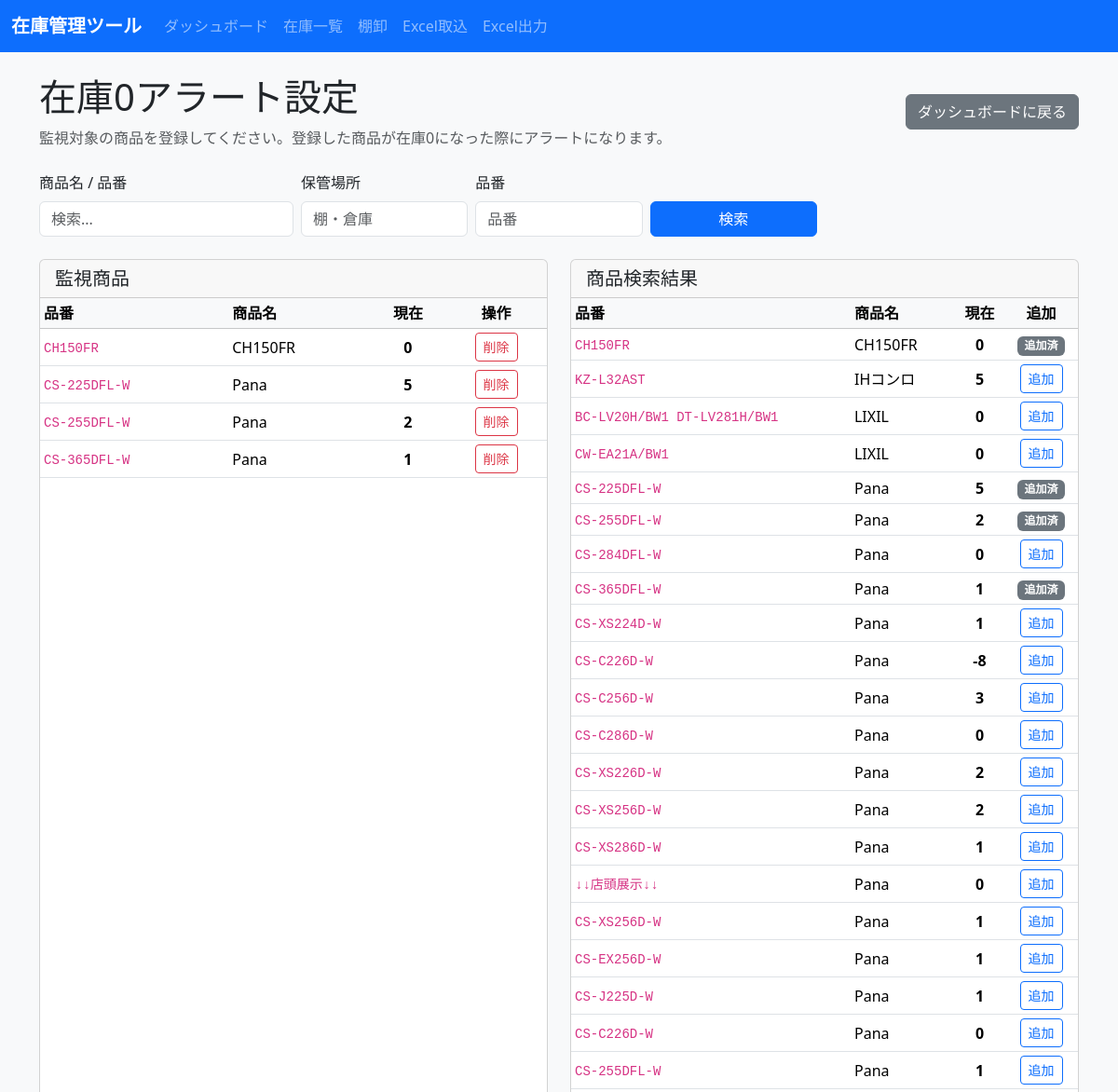
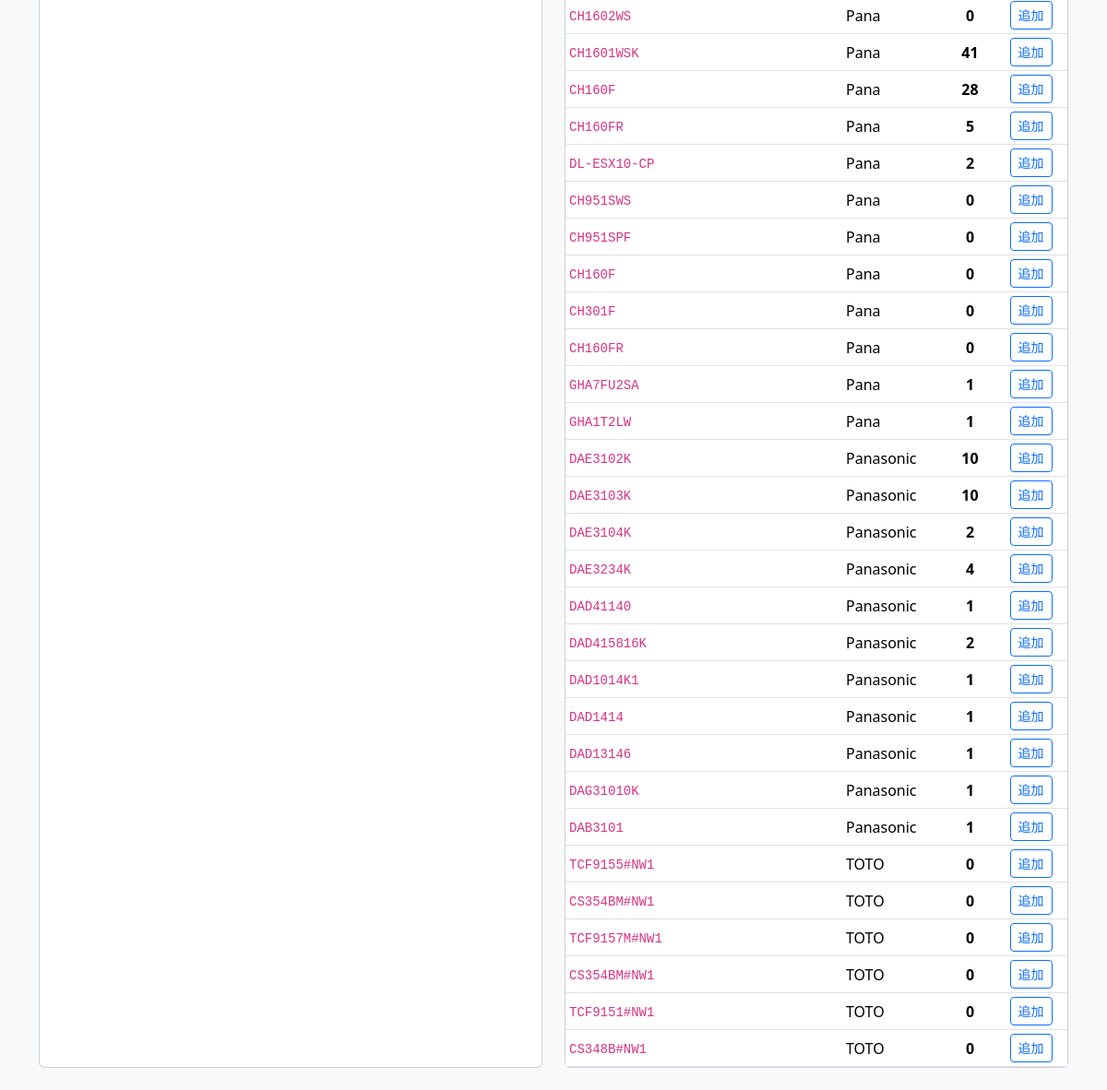
Before: /alerts/zero_stock with the older database file (2 pictures, top to bottom).
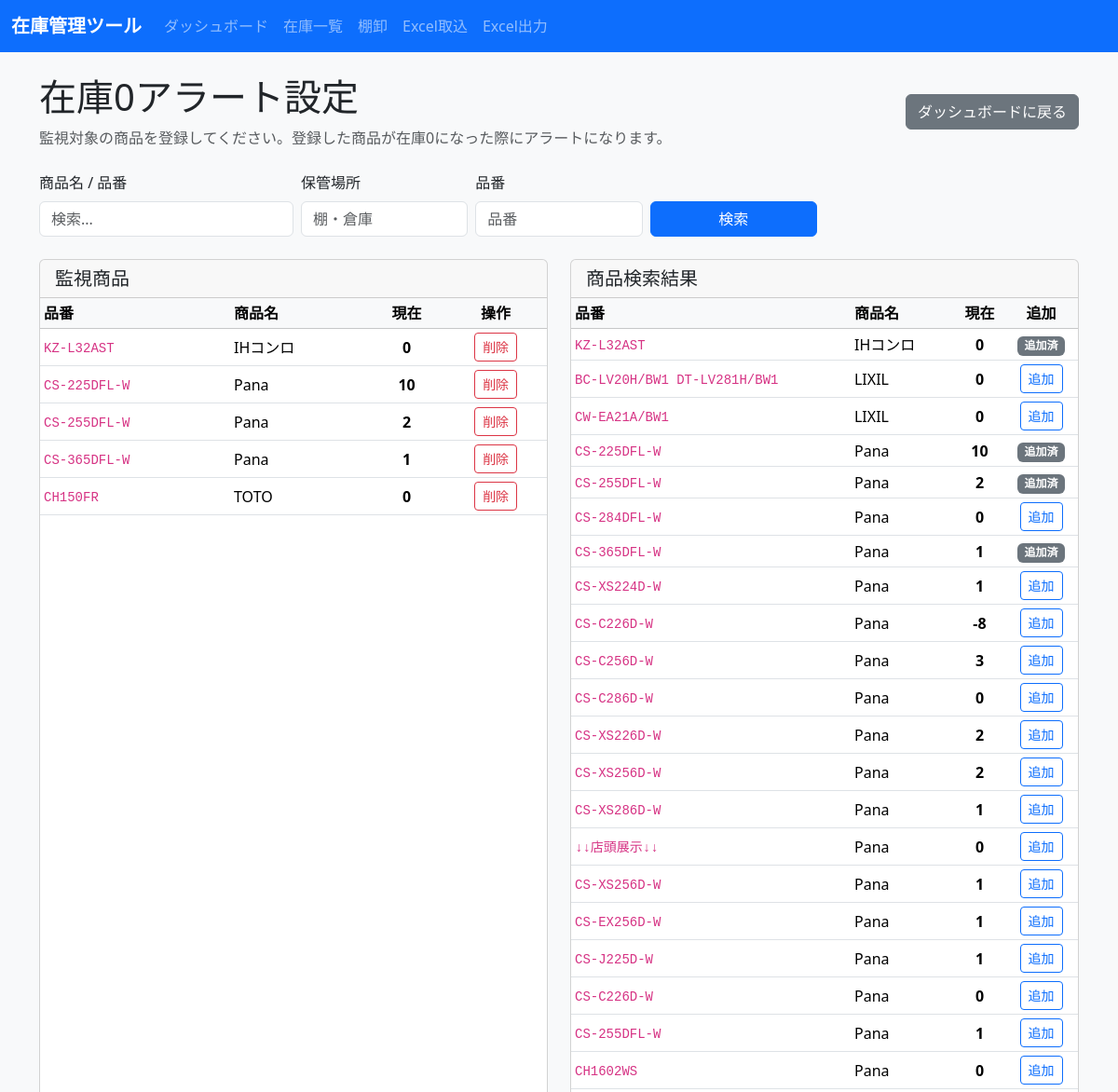
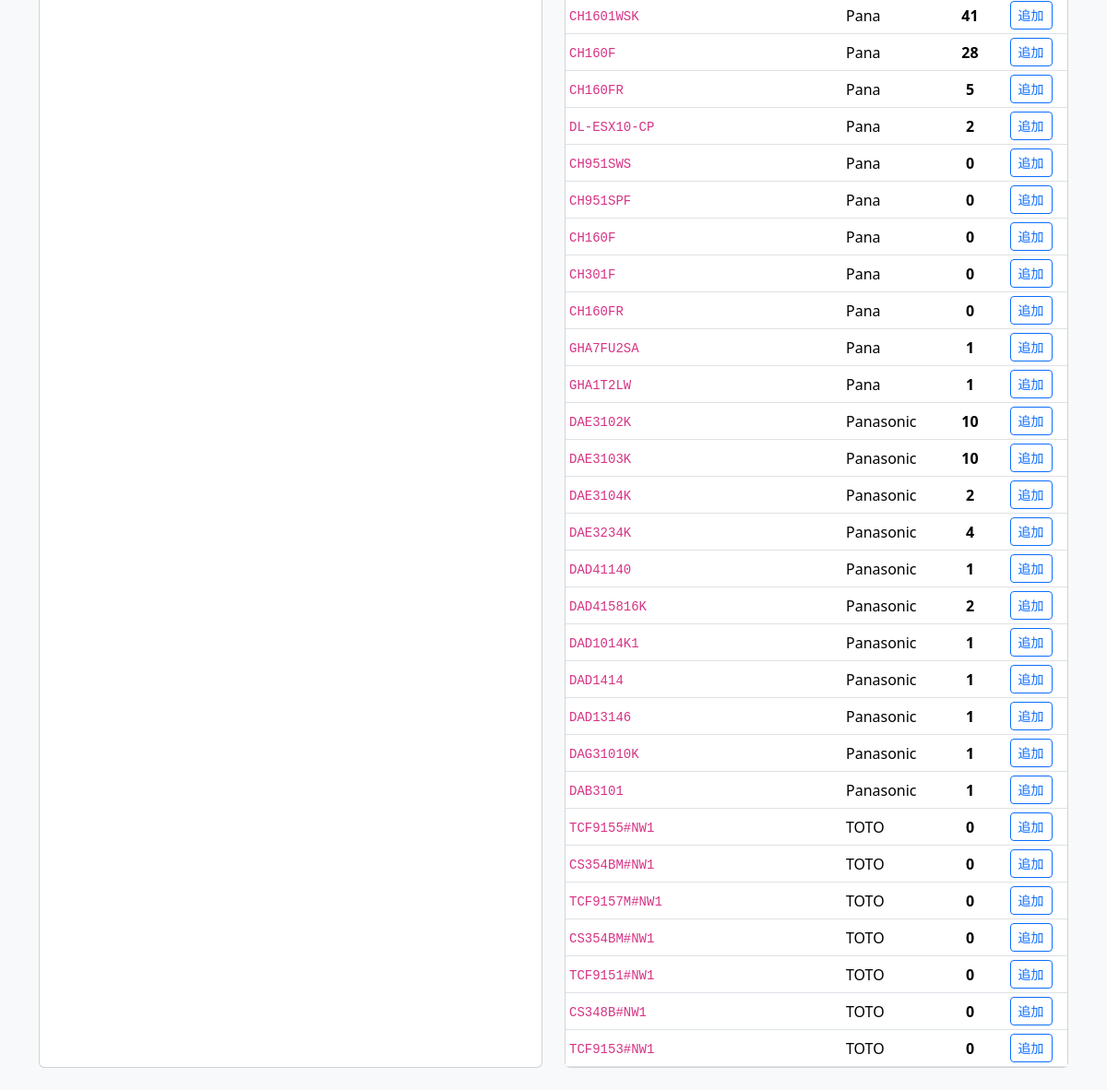
After: the same page with the newer database file (2 pictures, top to bottom).
### tables this page shows
CREATE TABLE zero_stock_alerts (
            id INTEGER PRIMARY KEY AUTOINCREMENT,
            product_id INTEGER NOT NULL UNIQUE,
            FOREIGN KEY(product_id) REFERENCES products(id) ON DELETE CASCADE
        );

CREATE TABLE products (
            id INTEGER PRIMARY KEY AUTOINCREMENT,
            source_sheet TEXT,
            source_row INTEGER,
            big_category TEXT,
            maker_or_product TEXT,
            overview TEXT,
            sku TEXT NOT NULL,
            stock_status TEXT,
            display_flag TEXT,
            available_stock INTEGER NOT NULL DEFAULT 0,
            total_stock INTEGER NOT NULL DEFAULT 0,
            reorder_point INTEGER NOT NULL DEFAULT 0,
            staff_stock_json TEXT,
            notes TEXT,
            imported_at TEXT,
            current_stock INTEGER NOT NULL DEFAULT 0,
            name TEXT NOT NULL,
            category TEXT,
            location TEXT,
            last_in_date TEXT,
            last_out_date TEXT,
            created_at TEXT NOT NULL,
            updated_at TEXT NOT NULL
        , supplier TEXT, amount TEXT);

### inventory_app/app.py (the view, shortened to what this page needs)
@app.route("/alerts/<alert_type>", methods=["GET", "POST"])
def alert_settings(alert_type):
    if alert_type not in ["low_stock", "zero_stock", "stagnant_stock"]:
        return "指定されたアラートタイプが無効です。", 404
    params = parse_search_args()
    conn = get_db_connection()
    if alert_type == "low_stock":
        alert_products = conn.execute(
            "SELECT la.product_id AS alert_product_id, la.threshold, p.* FROM low_stock_alerts la JOIN products p ON la.product_id = p.id ORDER BY p.name"
        ).fetchall()
    elif alert_type == "zero_stock":
        alert_products = conn.execute(
            "SELECT za.product_id AS alert_product_id, p.* FROM zero_stock_alerts za JOIN products p ON za.product_id = p.id ORDER BY p.name"
        ).fetchall()
    else:
        alert_products = conn.execute(
            "SELECT sa.product_id AS alert_product_id, p.* FROM stagnant_stock_alerts sa JOIN products p ON sa.product_id = p.id ORDER BY p.name"
        ).fetchall()
    sql, values = build_product_query(params)
    search_results = conn.execute(sql + " LIMIT 50", values).fetchall()
    conn.close()
    selected_product_ids = {row["alert_product_id"] for row in alert_products}
    return render_template(
        "alert_settings.html",
        alert_type=alert_type,
        alert_products=alert_products,
        search_results=search_results,
        selected_product_ids=selected_product_ids,
        params=params,
    )

### inventory_app/app.py (called while the page is built)
def get_db_connection():
    conn = sqlite3.connect(DB_PATH)
    conn.row_factory = sqlite3.Row
    return conn

def parse_search_args():
    return {
        "q": request.args.get("q", "", type=str).strip(),
        "sku": request.args.get("sku", "", type=str).strip(),
        "big_category": request.args.get("big_category", "", type=str).strip(),
        "location": request.args.get("location", "", type=str).strip(),
    }

### inventory_app/templates/alert_settings.html (shortened to what the changed rows need)
{% extends 'base.html' %}
{% block content %}
  <div class="d-flex justify-content-between align-items-center mb-4">
    <div>
      <h1>{{ '低在庫アラート設定' if alert_type == 'low_stock' else '在庫0アラート設定' }}</h1>
    </div>
  </div>
  <div class="row">
    <div class="col-lg-6 mb-4">
      <div class="card h-100">
        <div class="card-header d-flex justify-content-between align-items-center">
          <h2 class="h5 mb-0">{{ '登録済み商品' if alert_type == 'low_stock' else '監視商品' }}</h2>
        </div>
        <div class="card-body p-0">
          {% if alert_products %}
            <div class="table-responsive">
              <table class="table table-sm table-hover mb-0">
                <thead class="table-light">
                  <tr>
                    <th>品番</th>
                    <th>商品名</th>
                    <th class="text-center">現在</th>
                    <th class="text-center">操作</th>
                  </tr>
                </thead>
                <tbody>
                  {% for product in alert_products %}
                    <tr>
                      <td><code>{{ product.sku }}</code></td>
                      <td>{{ product.name }}</td>
                      <td class="text-center"><strong>{{ product.current_stock }}</strong></td>
                      <td class="text-center">
                        <form method="post" class="d-inline">
                          <button type="submit" class="btn btn-sm btn-outline-danger">削除</button>
                        </form>
                      </td>
                    </tr>
                  {% endfor %}
                </tbody>
              </table>
            </div>
          {% else %}
            <div class="p-4 text-center text-muted">
              登録された商品はありません。
            </div>
          {% endif %}
        </div>
      </div>
    </div>
    <div class="col-lg-6 mb-4">
      <div class="card h-100">
        <div class="card-header">
          <h2 class="h5 mb-0">商品検索結果</h2>
        </div>
        <div class="card-body p-0">
          {% if search_results %}
            <div class="table-responsive">
              <table class="table table-sm table-hover mb-0">
                <thead class="table-light">
                  <tr>
                    <th>品番</th>
                    <th>商品名</th>
                    <th class="text-center">現在</th>
                    <th class="text-center">{% if alert_type == 'low_stock' %}最低在庫 / 追加{% else %}追加{% endif %}</th>
                  </tr>
                </thead>
                <tbody>
                  {% for product in search_results %}
                    <tr>
                      <td><code>{{ product.sku }}</code></td>
                      <td>{{ product.name }}</td>
                      <td class="text-center"><strong>{{ product.current_stock }}</strong></td>
                      <td class="text-center">
                        {% if product.id in selected_product_ids %}
                          <span class="badge bg-secondary">追加済</span>
                        {% else %}
                          {% if alert_type == 'low_stock' %}
                            <form method="post" class="d-flex justify-content-center gap-2 align-items-center">
                              <input type="hidden" name="action" value="add_low_stock">
                              <input type="hidden" name="product_id" value="{{ product.id }}">
                              <input type="number" name="threshold" class="form-control form-control-sm" value="{{ product.reorder_point or 0 }}" min="0" style="width: 5rem;">
                              <button type="submit" class="btn btn-sm btn-outline-primary">追加</button>
                            </form>
                          {% elif alert_type == 'zero_stock' %}
                            <form method="post">
                              <button type="submit" class="btn btn-sm btn-outline-primary">追加</button>
                            </form>
                          {% else %}
                            <form method="post">
                              <input type="hidden" name="product_id" value="{{ product.id }}">
                              <input type="hidden" name="action" value="add_stagnant_stock">
                              <button type="submit" class="btn btn-sm btn-outline-primary">追加</button>
                            </form>
                          {% endif %}
                        {% endif %}
                      </td>
                    </tr>
                  {% endfor %}
                </tbody>
              </table>
            </div>
          {% else %}
            <div class="p-4 text-center text-muted">
              該当する商品がありません。
            </div>
          {% endif %}
        </div>
      </div>
    </div>
  </div>
{% endblock %}

Changed rows visible on the page:
no longer on this page (row edited): products: sku "CH150FR", name "CH150FR", current_stock "0", shows "追加済"
added zero_stock_alerts: sku "KZ-L32AST", name "IHコンロ", current_stock "0"
changed through a linked row, zero_stock_alerts "CS-225DFL-W": current_stock "5" → "10"
changed through a linked row, zero_stock_alerts "CH150FR": name "CH150FR" → "TOTO"; moves down the list
changed products "IHコンロ": current_stock "5" → "0"; text "追加" → "追加済"
changed products "CS-225DFL-W": current_stock "5" → "10"
now on this page (row unchanged): products: sku "TCF9153#NW1", name "TOTO", current_stock "0"
